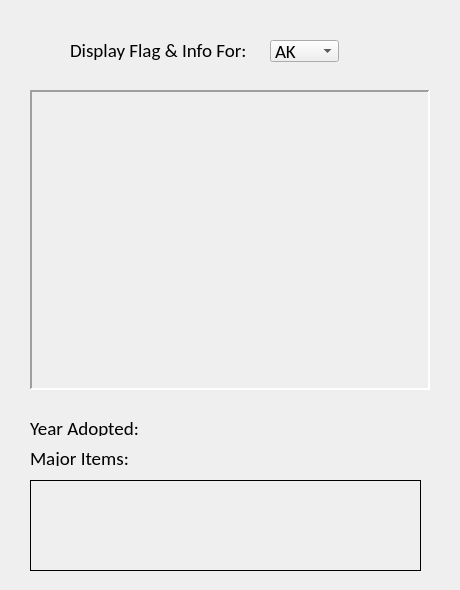
<?xml version="1.0" encoding="UTF-8"?>
<ui version="4.0">
 <class>Dialog</class>
 <widget class="QDialog" name="Dialog">
  <property name="geometry">
   <rect>
    <x>0</x>
    <y>0</y>
    <width>460</width>
    <height>590</height>
   </rect>
  </property>
  <property name="font">
   <font>
    <family>Calibri</family>
    <pointsize>14</pointsize>
   </font>
  </property>
  <property name="windowTitle">
   <string>Dialog</string>
  </property>
  <widget class="QLabel" name="label">
   <property name="geometry">
    <rect>
     <x>70</x>
     <y>40</y>
     <width>191</width>
     <height>21</height>
    </rect>
   </property>
   <property name="text">
    <string>Display Flag &amp; Info For:</string>
   </property>
  </widget>
  <widget class="QComboBox" name="comboBoxState">
   <property name="geometry">
    <rect>
     <x>270</x>
     <y>40</y>
     <width>69</width>
     <height>22</height>
    </rect>
   </property>
   <property name="currentText">
    <string>AK</string>
   </property>
   <property name="frame">
    <bool>true</bool>
   </property>
   <item>
    <property name="text">
     <string>AK</string>
    </property>
   </item>
   <item>
    <property name="text">
     <string>AZ</string>
    </property>
   </item>
   <item>
    <property name="text">
     <string>NC</string>
    </property>
   </item>
   <item>
    <property name="text">
     <string>NY</string>
    </property>
   </item>
   <item>
    <property name="text">
     <string>FL</string>
    </property>
   </item>
  </widget>
  <widget class="QLabel" name="labelImage">
   <property name="geometry">
    <rect>
     <x>30</x>
     <y>90</y>
     <width>400</width>
     <height>300</height>
    </rect>
   </property>
   <property name="sizePolicy">
    <sizepolicy hsizetype="Ignored" vsizetype="Ignored">
     <horstretch>0</horstretch>
     <verstretch>0</verstretch>
    </sizepolicy>
   </property>
   <property name="frameShape">
    <enum>QFrame::Panel</enum>
   </property>
   <property name="frameShadow">
    <enum>QFrame::Sunken</enum>
   </property>
   <property name="lineWidth">
    <number>2</number>
   </property>
   <property name="text">
    <string/>
   </property>
   <property name="scaledContents">
    <bool>true</bool>
   </property>
  </widget>
  <widget class="QLabel" name="label_2">
   <property name="geometry">
    <rect>
     <x>30</x>
     <y>420</y>
     <width>111</width>
     <height>16</height>
    </rect>
   </property>
   <property name="text">
    <string>Year Adopted:</string>
   </property>
  </widget>
  <widget class="QLabel" name="labelYearAdopted">
   <property name="geometry">
    <rect>
     <x>150</x>
     <y>420</y>
     <width>71</width>
     <height>16</height>
    </rect>
   </property>
   <property name="autoFillBackground">
    <bool>true</bool>
   </property>
   <property name="text">
    <string/>
   </property>
  </widget>
  <widget class="QLabel" name="label_3">
   <property name="geometry">
    <rect>
     <x>30</x>
     <y>450</y>
     <width>111</width>
     <height>16</height>
    </rect>
   </property>
   <property name="text">
    <string>Major Items:</string>
   </property>
  </widget>
  <widget class="QLabel" name="labelMajorItems">
   <property name="geometry">
    <rect>
     <x>30</x>
     <y>480</y>
     <width>391</width>
     <height>91</height>
    </rect>
   </property>
   <property name="frameShape">
    <enum>QFrame::Box</enum>
   </property>
   <property name="text">
    <string/>
   </property>
   <property name="wordWrap">
    <bool>true</bool>
   </property>
  </widget>
 </widget>
 <resources/>
 <connections/>
</ui>
